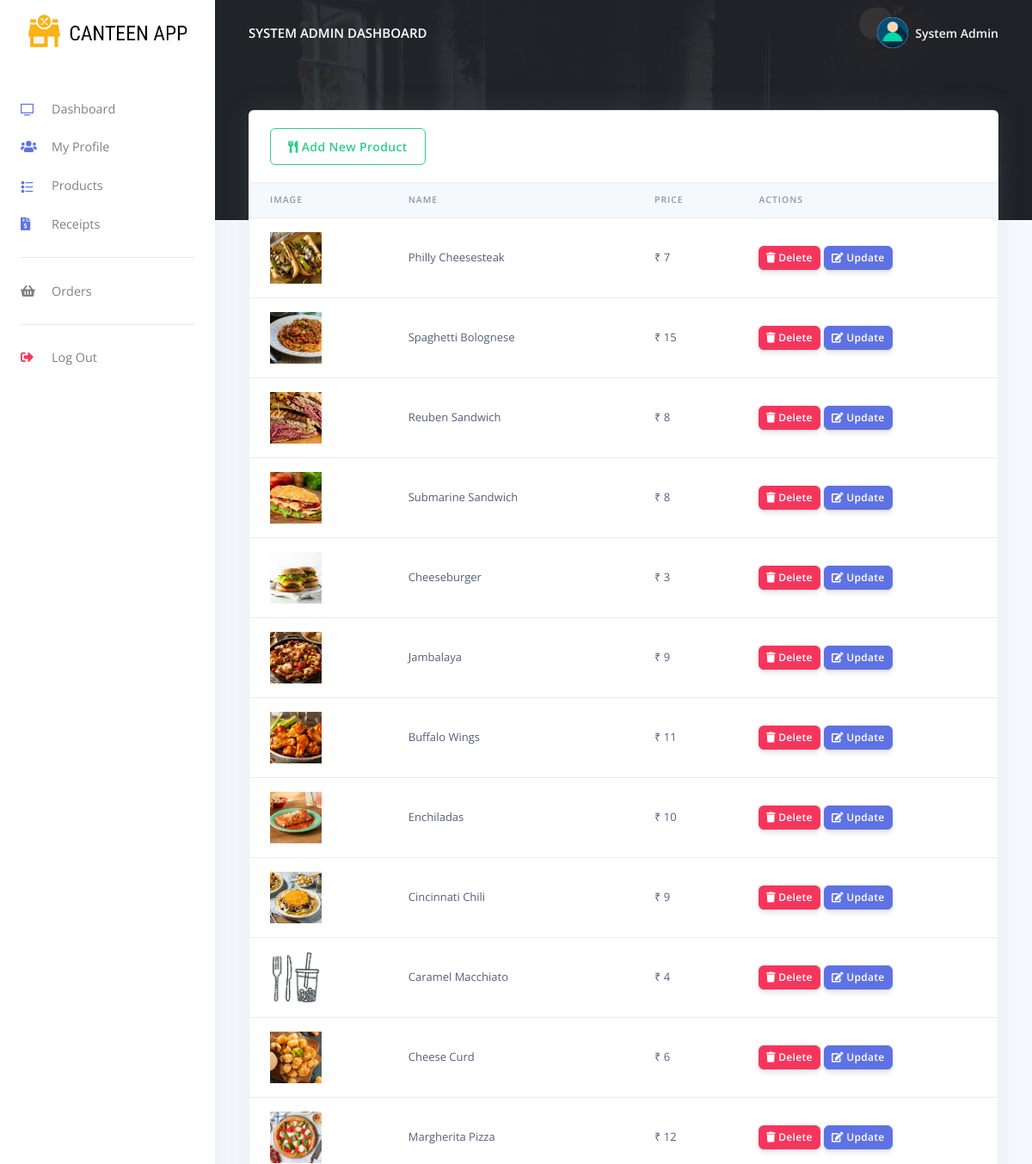
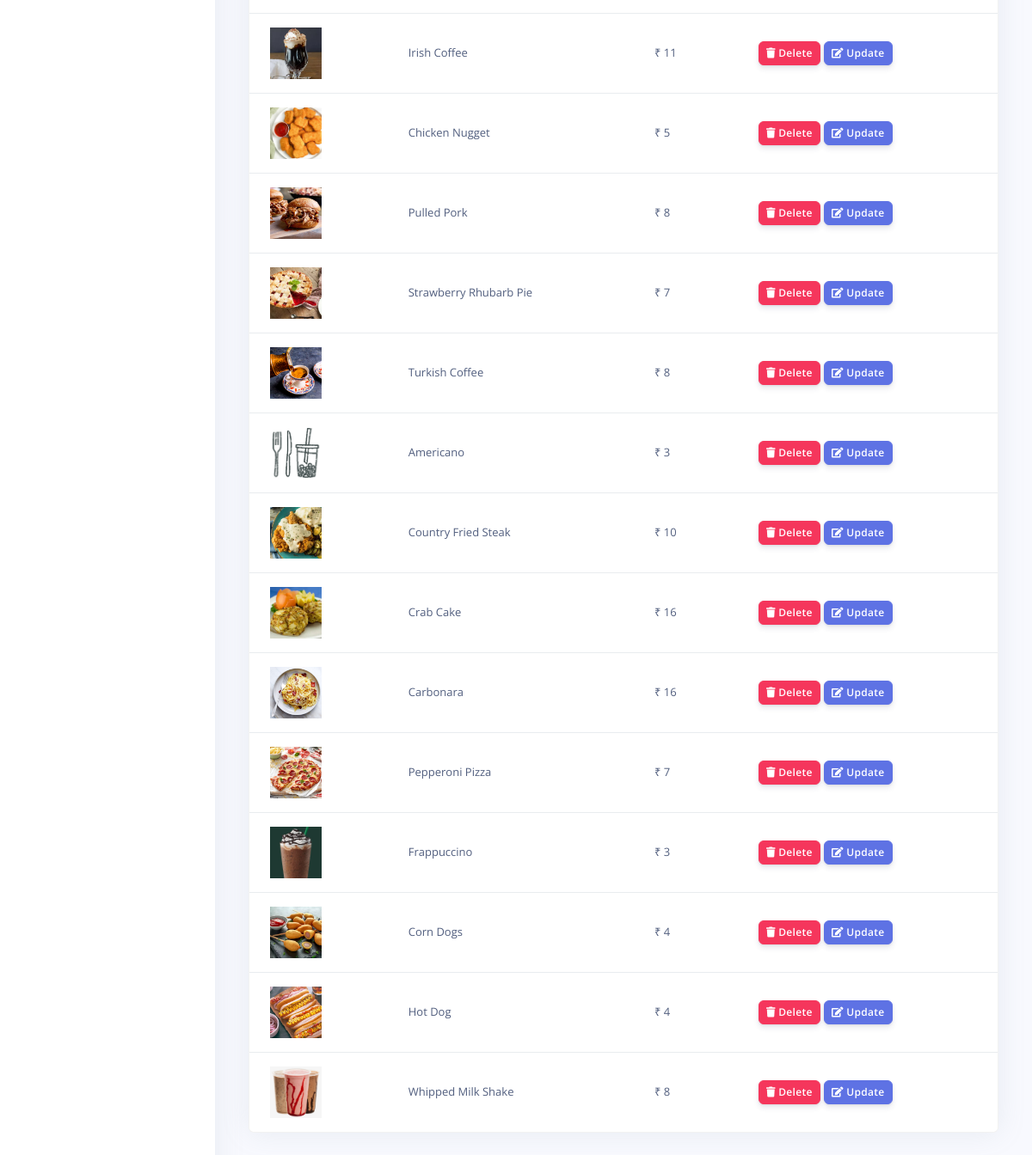
The app's page /cashier/products.php (signed in), older data (2 pictures, top to bottom).
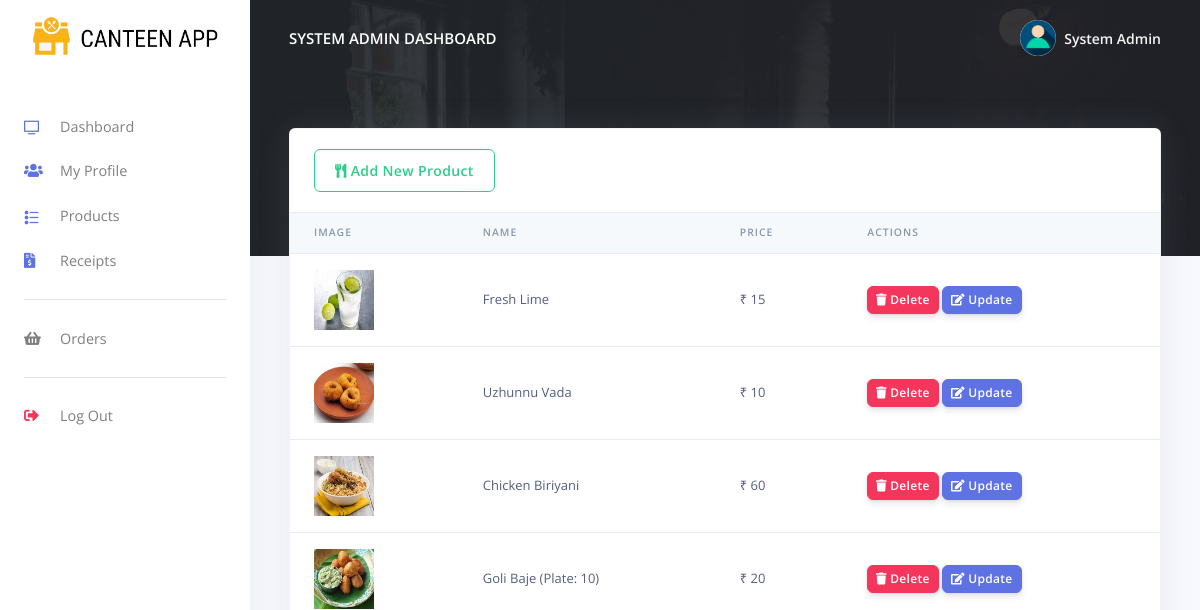
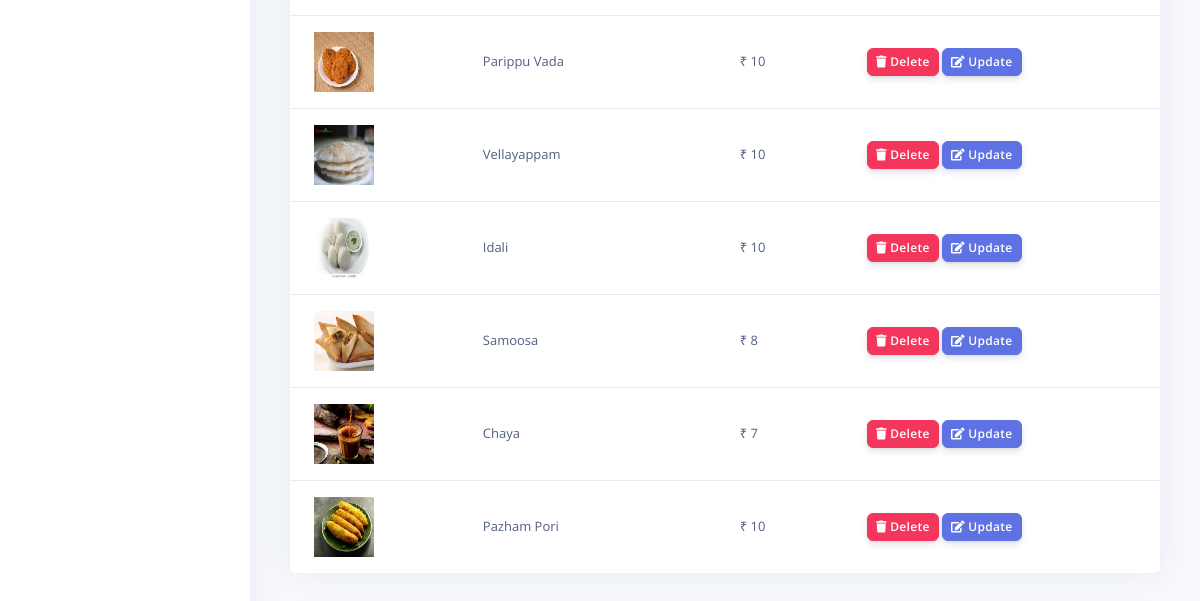
The same page, newer data (2 pictures, top to bottom).
### tables this page shows
CREATE TABLE `rpos_admin` (
  `admin_id` varchar(200) NOT NULL,
  `admin_name` varchar(200) NOT NULL,
  `admin_email` varchar(200) NOT NULL,
  `admin_password` varchar(200) NOT NULL
);

CREATE TABLE `rpos_products` (
  `prod_id` varchar(200) NOT NULL,
  `prod_code` varchar(200) NOT NULL,
  `prod_name` varchar(200) NOT NULL,
  `prod_img` varchar(200) NOT NULL,
  `prod_desc` longtext NOT NULL,
  `prod_price` varchar(200) NOT NULL,
  `created_at` timestamp(6) NOT NULL DEFAULT CURRENT_TIMESTAMP(6) ON UPDATE CURRENT_TIMESTAMP(6)
);

### cashier/products.php (the view, shortened to what this page needs)
<?php
include('config/config.php');
require_once('partials/_head.php');
?>
<body>
  <?php
  require_once('partials/_sidebar.php');
  ?>
  <div class="main-content">
    <?php
    require_once('partials/_topnav.php');
    ?>
    <div class="container-fluid mt--8">
      <div class="row">
        <div class="col">
          <div class="card shadow">
            <div class="card-header border-0">
              <a href="add_product.php" class="btn btn-outline-success">
                <i class="fas fa-utensils"></i>
                Add New Product
              </a>
            </div>
            <div class="table-responsive">
              <table class="table align-items-center table-flush">
                <thead class="thead-light">
                  <tr>
                    <th scope="col">Image</th>
                    <th scope="col">Name</th>
                    <th scope="col">Price</th>
                    <th scope="col">Actions</th>
                  </tr>
                </thead>
                <tbody>
                  <?php
                  $ret = "SELECT * FROM  rpos_products ";
                  $stmt = $mysqli->prepare($ret);
                  $stmt->execute();
                  $res = $stmt->get_result();
                  while ($prod = $res->fetch_object()) {
                  ?>
                    <tr>
                      <td>
                        <?php
                        if ($prod->prod_img) {
                          echo "<img src='assets/img/products/$prod->prod_img' height='60' width='60 class='img-thumbnail'>";
                        } else {
                          echo "<img src='assets/img/products/default.jpg' height='60' width='60 class='img-thumbnail'>";
                        }
                        ?>
                      </td>
                      <td><?php echo $prod->prod_name; ?></td>
                      <td>₹ <?php echo $prod->prod_price; ?></td>
                      <td>
                        <a href="products.php?delete=<?php echo $prod->prod_id; ?>">
                          <button class="btn btn-sm btn-danger">
                            <i class="fas fa-trash"></i>
                            Delete
                          </button>
                        </a>
                        <a href="update_product.php?update=<?php echo $prod->prod_id; ?>">
                          <button class="btn btn-sm btn-primary">
                            <i class="fas fa-edit"></i>
                            Update
                          </button>
                        </a>
                      </td>
                    </tr>
                  <?php } ?>
                </tbody>
              </table>
            </div>
          </div>
        </div>
      </div>
      <?php
      require_once('partials/_footer.php');
      ?>
    </div>
  </div>
</body>
</html>

### cashier/partials/_head.php (shortened to what this page needs)
<!DOCTYPE html>
<html>
<head>
    <link href="assets/vendor/nucleo/css/nucleo.css" rel="stylesheet">
    <link href="assets/vendor/@fortawesome/fontawesome-free/css/all.min.css" rel="stylesheet">
    <link type="text/css" href="assets/css/argon.css?v=1.0.0" rel="stylesheet">
</head>

### cashier/partials/_sidebar.php (shortened to what this page needs)
<?php
$admin_id = $_SESSION['admin_id'];
$ret = "SELECT * FROM  rpos_admin  WHERE admin_id = '$admin_id'";
$stmt = $mysqli->prepare($ret);
$stmt->execute();
$res = $stmt->get_result();
while ($admin = $res->fetch_object()) {
?>
  <nav class="navbar navbar-vertical fixed-left navbar-expand-md navbar-light bg-white" id="sidenav-main">
    <div class="container-fluid">
      <a class="navbar-brand pt-0" href="dashboard.php">
        <img src="assets/img/brand/repos.png" class="navbar-brand-img" alt="...">
      </a>
      <div class="collapse navbar-collapse" id="sidenav-collapse-main">
        <ul class="navbar-nav">
          <li class="nav-item">
            <a class="nav-link" href="dashboard.php">
              <i class="ni ni-tv-2 text-primary"></i> Dashboard
            </a>
          </li>
          <li class="nav-item">
            <a class="nav-link" href="change_profile.php">
              <i class="fas fa-users text-primary"></i> My Profile
            </a>
          </li>
          <li class="nav-item">
            <a class="nav-link" href="products.php">
              <i class="ni ni-bullet-list-67 text-primary"></i>Products
            </a>
          </li>
          <li class="nav-item">
            <a class="nav-link" href="receipts.php">
              <i class="fas fa-file-invoice-dollar text-primary"></i> Receipts
            </a>
          </li>
        </ul>
        <hr class="my-3">
        <ul class="navbar-nav">
          <li class="nav-item">
            <a class="nav-link" href="orders_reports.php">
              <i class="fas fa-shopping-basket"></i> Orders
            </a>
          </li>
        </ul>
        <hr class="my-3">
        <ul class="navbar-nav mb-md-3">
          <li class="nav-item">
            <a class="nav-link" href="logout.php">
              <i class="fas fa-sign-out-alt text-danger"></i> Log Out
            </a>
          </li>
        </ul>
      </div>
    </div>
  </nav>
<?php } ?>

### cashier/partials/_topnav.php (shortened to what this page needs)
<?php
$admin_id = $_SESSION['admin_id'];
$ret = "SELECT * FROM  rpos_admin  WHERE admin_id = '$admin_id'";
$stmt = $mysqli->prepare($ret);
$stmt->execute();
$res = $stmt->get_result();
while ($admin = $res->fetch_object()) {
?>
    <nav class="navbar navbar-top navbar-expand-md navbar-dark" id="navbar-main">
        <div class="container-fluid">
            <a class="h4 mb-0 text-white text-uppercase d-none d-lg-inline-block" href="dashboard.php"><?php echo $admin->admin_name; ?> Dashboard</a>
            <ul class="navbar-nav align-items-center d-none d-md-flex">
                <li class="nav-item dropdown">
                    <a class="nav-link pr-0" href="#" role="button" data-toggle="dropdown" aria-haspopup="true" aria-expanded="false">
                        <div class="media align-items-center">
                            <span class="avatar avatar-sm rounded-circle">
                                <img alt="Image placeholder" src="assets/img/theme/user-a-min.png">
                            </span>
                            <div class="media-body ml-2 d-none d-lg-block">
                                <span class="mb-0 text-sm  font-weight-bold"><?php echo $admin->admin_name; ?></span>
                            </div>
                        </div>
                    </a>
                </li>
            </ul>
        </div>
    </nav>
<?php } ?>

### cashier/partials/_footer.php
<footer class="py-5">
</footer>

Row changes from the older to the newer data that the page shows:
removed rpos_products: prod_img (picture), prod_name "Cheese Curd", prod_price "6"
removed rpos_products: prod_img (picture), prod_name "Margherita Pizza", prod_price "12"
removed rpos_products: prod_img (picture), prod_name "Irish Coffee", prod_price "11"
removed rpos_products: prod_img (picture), prod_name "Chicken Nugget", prod_price "5"
removed rpos_products: prod_img (picture), prod_name "Pulled Pork", prod_price "8"
removed rpos_products: prod_img (picture), prod_name "Strawberry Rhubarb Pie", prod_price "7"
removed rpos_products: prod_img (picture), prod_name "Turkish Coffee", prod_price "8"
removed rpos_products: prod_name "Americano", prod_price "3"
removed rpos_products: prod_img (picture), prod_name "Country Fried Steak", prod_price "10"
removed rpos_products: prod_img (picture), prod_name "Crab Cake", prod_price "16"
removed rpos_products: prod_img (picture), prod_name "Carbonara", prod_price "16"
removed rpos_products: prod_img (picture), prod_name "Pepperoni Pizza", prod_price "7"
removed rpos_products: prod_img (picture), prod_name "Frappuccino", prod_price "3"
removed rpos_products: prod_img (picture), prod_name "Corn Dogs", prod_price "4"
removed rpos_products: prod_img (picture), prod_name "Hot Dog", prod_price "4"
removed rpos_products: prod_img (picture), prod_name "Whipped Milk Shake", prod_price "8"
changed rpos_products: prod_img: a different picture; prod_name "Philly Cheesesteak" → "Fresh Lime"; prod_price "7" → "15"
changed rpos_products: prod_img: a different picture; prod_name "Spaghetti Bolognese" → "Uzhunnu Vada"; prod_price "15" → "10"
changed rpos_products: prod_img: a different picture; prod_name "Reuben Sandwich" → "Chicken Biriyani"; prod_price "8" → "60"
changed rpos_products: prod_img: a different picture; prod_name "Submarine Sandwich" → "Goli Baje (Plate: 10)"; prod_price "8" → "20"
changed rpos_products: prod_img: a different picture; prod_name "Cheeseburger" → "Parippu Vada"; prod_price "3" → "10"
changed rpos_products: prod_img: a different picture; prod_name "Jambalaya" → "Vellayappam"; prod_price "9" → "10"
changed rpos_products: prod_img: a different picture; prod_name "Buffalo Wings" → "Idali"; prod_price "11" → "10"
changed rpos_products: prod_img: a different picture; prod_name "Enchiladas" → "Samoosa"; prod_price "10" → "8"
changed rpos_products: prod_img: a different picture; prod_name "Cincinnati Chili" → "Chaya"; prod_price "9" → "7"
changed rpos_products: prod_img: picture added; prod_name "Caramel Macchiato" → "Pazham Pori"; prod_price "4" → "10"
